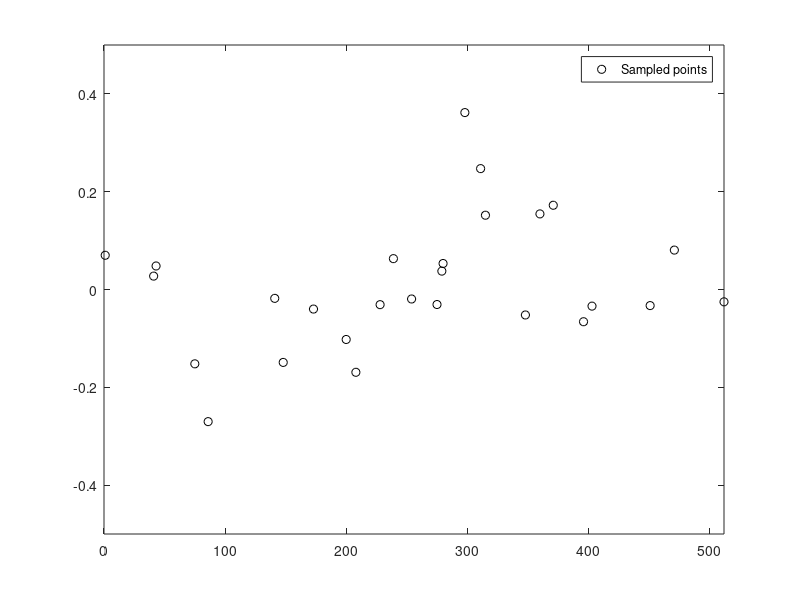

The MATLAB source for this figure: (Note: this script raises an error after producing the figure.)
clear,clc,close all
M = 27;
N = 512;
tsamp = ...
[    1;
    41;
    43;
    75;
    86;
   141;
   148;
   173;
   200;
   208;
   228;
   239;
   254;
   275;
   279;
   280;
   298;
   311;
   315;
   348;
   360;
   371;
   396;
   403;
   451;
   471;
   512];
ysamp = ...
[   0.0700;
    0.0274;
    0.0481;
   -0.1520;
   -0.2702;
   -0.0181;
   -0.1491;
   -0.0400;
   -0.1022;
   -0.1693;
   -0.0310;
    0.0631;
   -0.0194;
   -0.0307;
    0.0376;
    0.0532;
    0.3618;
    0.2472;
    0.1519;
   -0.0521;
    0.1546;
    0.1723;
   -0.0659;
   -0.0340;
   -0.0329;
    0.0806;
   -0.0252];

sigma = 0.003;

SHOWGRAPH = 1;
if SHOWGRAPH
	figure()
	plot(tsamp, ysamp, 'ko');
	axis([0 512 -0.5 0.5])
	legend('Sampled points')
end

%Problem 2
A = zeros([M,N])./sqrt(N);
for i = 2:N
    A(:,i) = sqrt(2/N).*cos(pi/2/N.*(2.*tsamp-1).*(i-1));
end
Yhat = A\ysamp;
for k=1:N
    tem = zeros([N,1]);
    tem(1:k) = Yhat(1:k);
    yhat = idct(tem,Type=2);
    if rmse(ysamp,yhat(tsamp))<3*sigma
        disp(k)
        break
    end
end

% To create a plot with yhat and ysamp together, uncomment the following code.
figure()
plot(tsamp, ysamp, 'ko');
hold on;
plot(1:N, yhat);
%% Mark the point yhat(129).
plot(129, yhat(129), 'rs')
